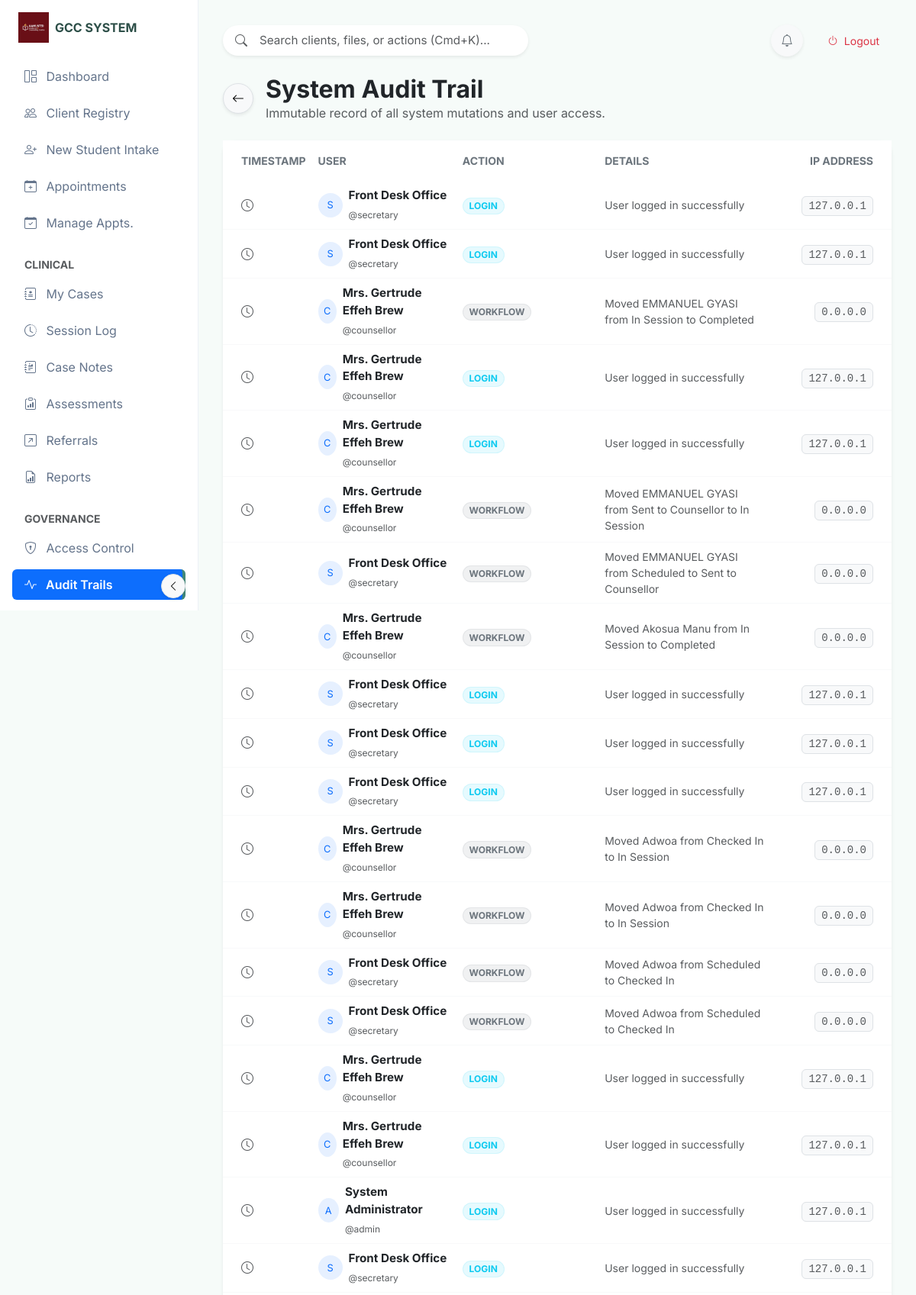
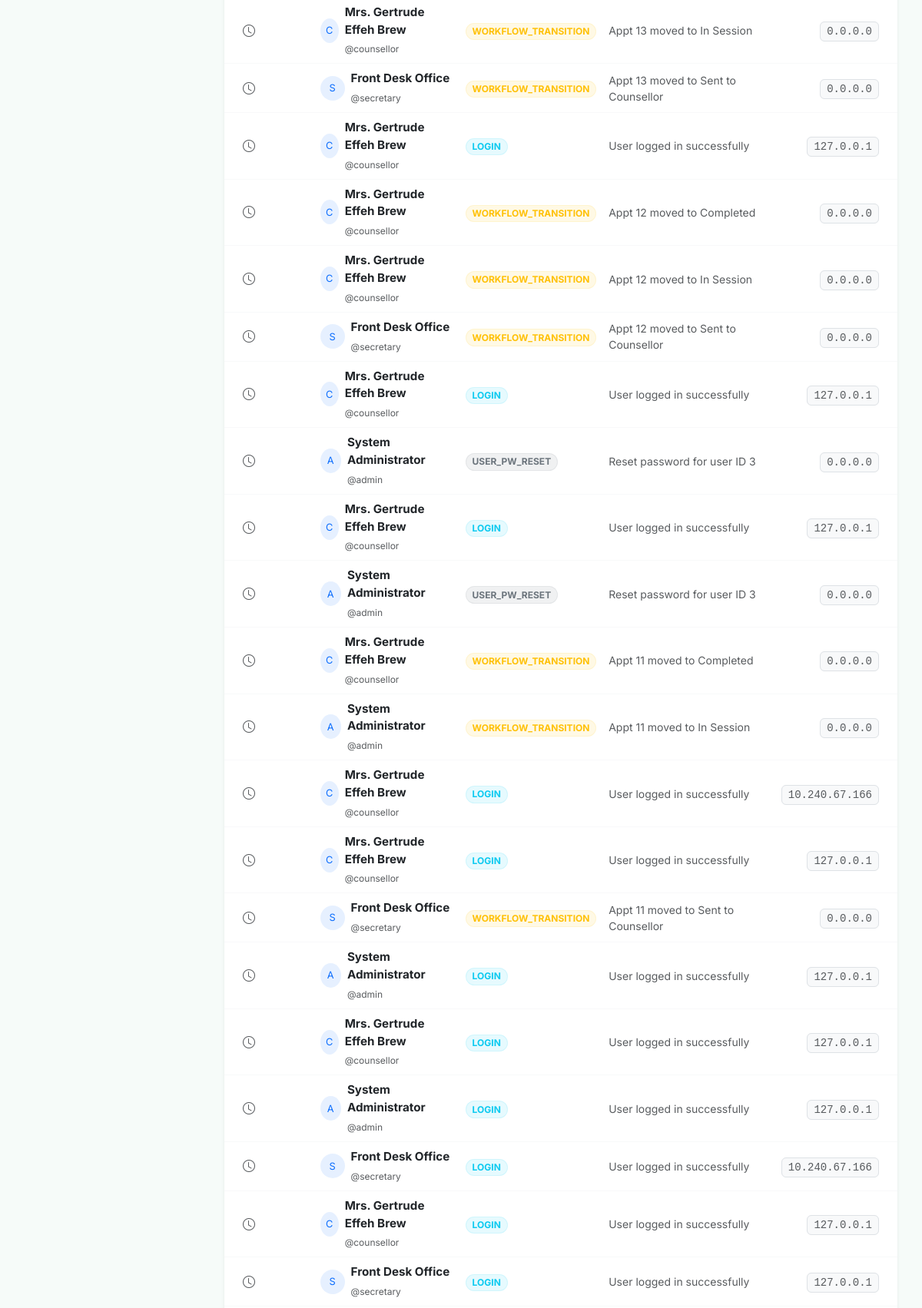
The app's page /audit_logs (signed in, upper part) with its own data (2 pictures, top to bottom).
### tables this page shows
CREATE TABLE app_settings (
            id INTEGER PRIMARY KEY AUTOINCREMENT,
            setting_name TEXT NOT NULL UNIQUE,
            setting_value TEXT
        );

CREATE TABLE audit_logs (
            id INTEGER PRIMARY KEY AUTOINCREMENT,
            user_id INTEGER,
            action TEXT NOT NULL,
            details TEXT,
            ip_address TEXT,
            created_at TIMESTAMP DEFAULT CURRENT_TIMESTAMP,
            FOREIGN KEY (user_id) REFERENCES users(id)
        );

CREATE TABLE users (
            id INTEGER PRIMARY KEY AUTOINCREMENT,
            username TEXT NOT NULL UNIQUE,
            password_hash TEXT NOT NULL,
            full_name TEXT,
            role TEXT NOT NULL, -- 'Secretary', 'Counsellor', 'Admin'
            last_login TIMESTAMP,
            created_at TIMESTAMP DEFAULT CURRENT_TIMESTAMP
        );

### app.py (the view)
@app.route('/audit_logs')
@login_required
def audit_logs():
    if session.get('role') != 'Admin':
        flash("Unauthorized access to audit trails.", "error")
        return redirect(url_for('dashboard'))
    try:
        conn = get_db_connection()
        logs = conn.execute('''
            SELECT al.*, u.username, u.full_name
            FROM audit_logs al
            JOIN users u ON al.user_id = u.id
            ORDER BY al.created_at DESC LIMIT 100
        ''').fetchall()
        conn.close()
        return render_template('audit_logs.html', logs=logs)
    except Exception as e:
        flash(f"Error loading logs: {e}", "error")
        return redirect(url_for('dashboard'))
        return render_template('audit_logs.html', logs=logs)
    except Exception as e:
        flash(f"Error loading logs: {e}", "error")
        return redirect(url_for('dashboard'))

### templates/audit_logs.html (shortened to what this page needs)
{% extends "base_modern.html" %}
{% block content %}
<div class="row mb-4">
    <div class="col-12">
        <div class="d-flex align-items-center">
            <a href="javascript:history.back()" class="btn btn-light border rounded-circle shadow-sm me-3"
                style="width: 40px; height: 40px; display: flex; align-items: center; justify-content: center;">
                <i class="bi bi-arrow-left"></i>
            </a>
            <div>
                <h2 class="fw-bold mb-0 text-dark">System Audit Trail</h2>
                <p class="text-muted mb-0">Immutable record of all system mutations and user access.</p>
            </div>
        </div>
    </div>
</div>
<div class="card card-glass border-0 shadow-sm">
    <div class="card-body p-0">
        <div class="table-responsive">
            <table class="table table-hover align-middle mb-0">
                <thead class="bg-light bg-opacity-50">
                    <tr>
                        <th class="ps-4 border-bottom-0 py-3 text-secondary text-uppercase small fw-bold">Timestamp</th>
                        <th class="border-bottom-0 py-3 text-secondary text-uppercase small fw-bold">User</th>
                        <th class="border-bottom-0 py-3 text-secondary text-uppercase small fw-bold">Action</th>
                        <th class="border-bottom-0 py-3 text-secondary text-uppercase small fw-bold">Details</th>
                        <th class="pe-4 text-end border-bottom-0 py-3 text-secondary text-uppercase small fw-bold">IP
                            Address</th>
                    </tr>
                </thead>
                <tbody class="border-top-0">
                    {% for log in logs %}
                    <tr class="row-hover">
                        <td class="ps-4 border-bottom border-light">
                            <i class="bi bi-clock me-2 text-muted"></i>
                        </td>
                        <td class="border-bottom border-light">
                            <div class="d-flex align-items-center">
                                <div class="avatar-circle rounded-circle bg-primary bg-opacity-10 text-primary me-2 d-flex align-items-center justify-content-center"
                                    style="width: 32px; height: 32px; font-size: 0.8rem;">
                                    {{ log.username[0]|upper }}
                                </div>
                                <div>
                                    <div class="fw-bold text-dark" style="font-size: 0.95rem;">{{ log.full_name }}</div>
                                    <small class="text-muted" style="font-size: 0.75rem;">@{{ log.username }}</small>
                                </div>
                            </div>
                        </td>
                        <td class="border-bottom border-light">
                            <span
                                class="badge rounded-pill
                                {% if 'LOGIN' in log.action %}bg-info bg-opacity-10 text-info border border-info border-opacity-10
                                {% elif 'TRANSITION' in log.action %}bg-warning bg-opacity-10 text-warning border border-warning border-opacity-10
                                {% elif 'DELETE' in log.action or 'CRITICAL' in log.action %}bg-danger bg-opacity-10 text-danger border border-danger border-opacity-10
                                {% else %}bg-secondary bg-opacity-10 text-secondary border border-secondary border-opacity-10{% endif %}">
                                {{ log.action }}
                            </span>
                        </td>
                        <td class="border-bottom border-light text-muted small">{{ log.details }}</td>
                        <td class="pe-4 text-end border-bottom border-light">
                            <code
                                class="small text-muted bg-light px-2 py-1 rounded border">{{ log.ip_address or '0.0.0.0' }}</code>
                        </td>
                    </tr>
                    {% endfor %}
                </tbody>
            </table>
        </div>
    </div>
</div>
{% endblock %}

### templates/base_modern.html (shortened to what this page needs)
<!DOCTYPE html>
<html lang="en">
<head>
    <link href="https://cdn.jsdelivr.net/npm/bootstrap@5.3.0/dist/css/bootstrap.min.css" rel="stylesheet">
    <link rel="stylesheet" href="https://cdn.jsdelivr.net/npm/bootstrap-icons@1.10.0/font/bootstrap-icons.css">
    <link rel="stylesheet" href="{{ url_for('static', filename='css/modern_theme.css') }}">
</head>
<body>
    <nav class="sidebar-glass d-flex flex-column flex-shrink-0 p-3" id="sidebar">
        <div class="mb-4">
            <a href="/" class="d-flex align-items-center link-dark text-decoration-none logo-container ps-2">
                {% if settings.logo_url %}
                <img src="{{ settings.logo_url }}" class="me-2"
                    style="max-height: 40px; max-width: 40px; object-fit: contain;">
                {% else %}
                <div class="bg-gradient p-2 rounded-3 me-2" style="background: var(--sage-600); color: white;">
                    <i class="bi bi-heart-pulse-fill fs-4"></i>
                </div>
                {% endif %}
                <span class="fs-6 fw-bold text-break lh-sm sidebar-header-text" style="color: var(--sage-900);">
                    {{ settings.system_name or 'Counselling Hub' }}
                </span>
            </a>
        </div>
        <ul class="nav nav-pills flex-column mb-auto">
            <li class="nav-item">
                <a href="{{ url_for('dashboard') }}"
                    class="nav-link {% if request.endpoint == 'dashboard' %}active{% endif %}" title="Dashboard"
                    data-bs-toggle="tooltip" data-bs-placement="right">
                    <i class="bi bi-grid-1x2 me-2"></i> <span>Dashboard</span>
                </a>
            </li>
            {% if session.get('role') in ['Secretary', 'Admin', 'Counsellor', 'Counselor'] %}
            <li>
                <a href="{{ url_for('students') }}"
                    class="nav-link {% if 'student' in request.endpoint and 'intake' not in request.endpoint %}active{% endif %}"
                    title="Client Registry" data-bs-toggle="tooltip" data-bs-placement="right">
                    <i class="bi bi-people me-2"></i> <span>Client Registry</span>
                </a>
            </li>
            <li>
                <a href="{{ url_for('intake') }}"
                    class="nav-link {% if 'intake' in request.endpoint %}active{% endif %}" title="New Student Intake"
                    data-bs-toggle="tooltip" data-bs-placement="right">
                    <i class="bi bi-person-plus me-2"></i> <span>New Student Intake</span>
                </a>
            </li>
            <li>
                <a href="{{ url_for('appointment') }}"
                    class="nav-link {% if 'appointment' in request.endpoint and 'status' not in request.endpoint %}active{% endif %}"
                    title="Appointments" data-bs-toggle="tooltip" data-bs-placement="right">
                    <i class="bi bi-calendar-plus me-2"></i> <span>Appointments</span>
                </a>
            </li>
            <li>
                <a href="{{ url_for('manage_appointments') }}"
                    class="nav-link {% if 'manage_appointments' in request.endpoint %}active{% endif %}"
                    title="Manage Appointments" data-bs-toggle="tooltip" data-bs-placement="right">
                    <i class="bi bi-calendar-check me-2"></i> <span>Manage Appts.</span>
                </a>
            </li>
            {% endif %}
            {% if session.get('role') in ['Counsellor', 'Counselor', 'Admin'] %}
            <li class="mt-3 text-uppercase small text-muted fw-bold ps-3 mb-2 nav-category-header">Clinical</li>
            <li>
                <a href="{{ url_for('my_cases') }}"
                    class="nav-link {% if 'my_cases' in request.endpoint %}active{% endif %}" title="My Cases"
                    data-bs-toggle="tooltip" data-bs-placement="right">
                    <i class="bi bi-journal-medical me-2"></i> <span>My Cases</span>
                </a>
            </li>
            <li>
                <a href="{{ url_for('sessions_list') }}"
                    class="nav-link {% if 'session' in request.endpoint and 'case' not in request.endpoint %}active{% endif %}"
                    title="Session Log" data-bs-toggle="tooltip" data-bs-placement="right">
                    <i class="bi bi-clock-history me-2"></i> <span>Session Log</span>
                </a>
            </li>
            <li>
                <a href="{{ url_for('case_notes_list') }}"
                    class="nav-link {% if 'case_notes' in request.endpoint %}active{% endif %}" title="Case Notes"
                    data-bs-toggle="tooltip" data-bs-placement="right">
                    <i class="bi bi-journal-richtext me-2"></i> <span>Case Notes</span>
                </a>
            </li>
            <li>
                <a href="{{ url_for('dass21_list') }}"
                    class="nav-link {% if 'dass21' in request.endpoint %}active{% endif %}" title="Assessments"
                    data-bs-toggle="tooltip" data-bs-placement="right">
                    <i class="bi bi-clipboard-data me-2"></i> <span>Assessments</span>
                </a>
            </li>
            <li>
                <a href="{{ url_for('all_referrals') }}"
                    class="nav-link {% if 'referral' in request.endpoint %}active{% endif %}" title="Referrals"
                    data-bs-toggle="tooltip" data-bs-placement="right">
                    <i class="bi bi-arrow-up-right-square me-2"></i> <span>Referrals</span>
                </a>
            </li>
            <li>
                <a href="{{ url_for('reports_list') }}"
                    class="nav-link {% if 'report' in request.endpoint %}active{% endif %}" title="Reports"
                    data-bs-toggle="tooltip" data-bs-placement="right">
                    <i class="bi bi-file-earmark-bar-graph me-2"></i> <span>Reports</span>
                </a>
            </li>
            {% endif %}
            {% if session.get('role') == 'Admin' %}
            <li class="mt-3 text-uppercase small text-muted fw-bold ps-3 mb-2 nav-category-header">Governance</li>
            <li>
                <a href="{{ url_for('admin_users') }}"
                    class="nav-link {% if 'users' in request.endpoint %}active{% endif %}" title="Access Control"
                    data-bs-toggle="tooltip" data-bs-placement="right">
                    <i class="bi bi-shield-lock me-2"></i> <span>Access Control</span>
                </a>
            </li>
            <li>
                <a href="{{ url_for('audit_logs') }}"
                    class="nav-link {% if 'audit' in request.endpoint %}active{% endif %}" title="Audit Trails"
                    data-bs-toggle="tooltip" data-bs-placement="right">
                    <i class="bi bi-activity me-2"></i> <span>Audit Trails</span>
                </a>
            </li>
            <li>
                <a href="{{ url_for('admin_workflow') }}"
                    class="nav-link {% if 'workflow' in request.endpoint %}active{% endif %}" title="Workflow Rules"
                    data-bs-toggle="tooltip" data-bs-placement="right">
                </a>
            </li>
            {% endif %}
        </ul>
        <button
            class="btn btn-sm btn-light border position-absolute bottom-0 end-0 m-3 rounded-circle shadow-sm d-none d-md-flex align-items-center justify-content-center"
            id="sidebarToggle" style="width: 32px; height: 32px; z-index: 1050;">
            <i class="bi bi-chevron-left"></i>
        </button>
    </nav>
    <main class="main-content">
        <div class="d-flex justify-content-between align-items-center mb-4">
            <div class="position-relative" style="width: 400px;">
                <i class="bi bi-search position-absolute top-50 start-0 translate-middle-y ms-3 text-muted"></i>
                <input type="text" class="form-control form-control-lg ps-5 border-0 shadow-sm"
                    style="border-radius: 99px; background: white; font-size: 0.95rem;"
                    placeholder="Search clients, files, or actions (Cmd+K)...">
            </div>
            <div class="d-flex align-items-center gap-3">
                <div class="dropdown">
                    <button class="btn btn-light rounded-circle position-relative shadow-sm" type="button"
                        id="notifDropdown" data-bs-toggle="dropdown" aria-expanded="false"
                        style="width: 42px; height: 42px;">
                        <i class="bi bi-bell text-secondary"></i>
                    </button>
                </div>
                <a href="{{ url_for('logout') }}" class="btn btn-outline-danger border-0 btn-sm rounded-pill px-3">
                    <i class="bi bi-power me-1"></i> Logout
                </a>
            </div>
        </div>
        {% block content %}{% endblock %}
    </main>
</body>
</html>

### records on screen
app_settings: logo_url (picture)
app_settings: setting_value "GCC SYSTEM"
audit_logs: username "S", full_name "Front Desk Office", username "secretary", action "LOGIN", details "User logged in successfully", ip_address "127.0.0.1"
audit_logs: username "S", full_name "Front Desk Office", username "secretary", action "LOGIN", details "User logged in successfully", ip_address "127.0.0.1"
audit_logs: username "C", full_name "Mrs. Gertrude Effeh Brew", username "counsellor", action "WORKFLOW", details "Moved EMMANUEL GYASI from In Session to Completed", ip_address "0.0.0.0"
audit_logs: username "C", full_name "Mrs. Gertrude Effeh Brew", username "counsellor", action "LOGIN", details "User logged in successfully", ip_address "127.0.0.1"
audit_logs: username "C", full_name "Mrs. Gertrude Effeh Brew", username "counsellor", action "LOGIN", details "User logged in successfully", ip_address "127.0.0.1"
audit_logs: username "C", full_name "Mrs. Gertrude Effeh Brew", username "counsellor", action "WORKFLOW", details "Moved EMMANUEL GYASI from Sent to Counsellor to In Session", ip_address "0.0.0.0"
audit_logs: username "S", full_name "Front Desk Office", username "secretary", action "WORKFLOW", details "Moved EMMANUEL GYASI from Scheduled to Sent to Counsellor", ip_address "0.0.0.0"
audit_logs: username "C", full_name "Mrs. Gertrude Effeh Brew", username "counsellor", action "WORKFLOW", details "Moved Akosua Manu from In Session to Completed", ip_address "0.0.0.0"
audit_logs: username "S", full_name "Front Desk Office", username "secretary", action "LOGIN", details "User logged in successfully", ip_address "127.0.0.1"
audit_logs: username "S", full_name "Front Desk Office", username "secretary", action "LOGIN", details "User logged in successfully", ip_address "127.0.0.1"
audit_logs: username "S", full_name "Front Desk Office", username "secretary", action "LOGIN", details "User logged in successfully", ip_address "127.0.0.1"
audit_logs: username "C", full_name "Mrs. Gertrude Effeh Brew", username "counsellor", action "WORKFLOW", details "Moved Adwoa from Checked In to In Session", ip_address "0.0.0.0"
audit_logs: username "C", full_name "Mrs. Gertrude Effeh Brew", username "counsellor", action "WORKFLOW", details "Moved Adwoa from Checked In to In Session", ip_address "0.0.0.0"
audit_logs: username "S", full_name "Front Desk Office", username "secretary", action "WORKFLOW", details "Moved Adwoa from Scheduled to Checked In", ip_address "0.0.0.0"
audit_logs: username "S", full_name "Front Desk Office", username "secretary", action "WORKFLOW", details "Moved Adwoa from Scheduled to Checked In", ip_address "0.0.0.0"
audit_logs: username "C", full_name "Mrs. Gertrude Effeh Brew", username "counsellor", action "LOGIN", details "User logged in successfully", ip_address "127.0.0.1"
audit_logs: username "C", full_name "Mrs. Gertrude Effeh Brew", username "counsellor", action "LOGIN", details "User logged in successfully", ip_address "127.0.0.1"
audit_logs: username "A", full_name "System Administrator", username "admin", action "LOGIN", details "User logged in successfully", ip_address "127.0.0.1"
audit_logs: username "S", full_name "Front Desk Office", username "secretary", action "LOGIN", details "User logged in successfully", ip_address "127.0.0.1"
audit_logs: username "C", full_name "Mrs. Gertrude Effeh Brew", username "counsellor", action "WORKFLOW_TRANSITION", details "Appt 13 moved to In Session", ip_address "0.0.0.0"
audit_logs: username "S", full_name "Front Desk Office", username "secretary", action "WORKFLOW_TRANSITION", details "Appt 13 moved to Sent to Counsellor", ip_address "0.0.0.0"
audit_logs: username "C", full_name "Mrs. Gertrude Effeh Brew", username "counsellor", action "LOGIN", details "User logged in successfully", ip_address "127.0.0.1"
audit_logs: username "C", full_name "Mrs. Gertrude Effeh Brew", username "counsellor", action "WORKFLOW_TRANSITION", details "Appt 12 moved to Completed", ip_address "0.0.0.0"
audit_logs: username "C", full_name "Mrs. Gertrude Effeh Brew", username "counsellor", action "WORKFLOW_TRANSITION", details "Appt 12 moved to In Session", ip_address "0.0.0.0"
audit_logs: username "S", full_name "Front Desk Office", username "secretary", action "WORKFLOW_TRANSITION", details "Appt 12 moved to Sent to Counsellor", ip_address "0.0.0.0"
audit_logs: username "C", full_name "Mrs. Gertrude Effeh Brew", username "counsellor", action "LOGIN", details "User logged in successfully", ip_address "127.0.0.1"
audit_logs: username "A", full_name "System Administrator", username "admin", action "USER_PW_RESET", details "Reset password for user ID 3", ip_address "0.0.0.0"
audit_logs: username "C", full_name "Mrs. Gertrude Effeh Brew", username "counsellor", action "LOGIN", details "User logged in successfully", ip_address "127.0.0.1"
audit_logs: username "A", full_name "System Administrator", username "admin", action "USER_PW_RESET", details "Reset password for user ID 3", ip_address "0.0.0.0"
audit_logs: username "C", full_name "Mrs. Gertrude Effeh Brew", username "counsellor", action "WORKFLOW_TRANSITION", details "Appt 11 moved to Completed", ip_address "0.0.0.0"
audit_logs: username "A", full_name "System Administrator", username "admin", action "WORKFLOW_TRANSITION", details "Appt 11 moved to In Session", ip_address "0.0.0.0"
audit_logs: username "C", full_name "Mrs. Gertrude Effeh Brew", username "counsellor", action "LOGIN", details "User logged in successfully", ip_address "10.240.67.166"
audit_logs: username "C", full_name "Mrs. Gertrude Effeh Brew", username "counsellor", action "LOGIN", details "User logged in successfully", ip_address "127.0.0.1"
audit_logs: username "S", full_name "Front Desk Office", username "secretary", action "WORKFLOW_TRANSITION", details "Appt 11 moved to Sent to Counsellor", ip_address "0.0.0.0"
audit_logs: username "A", full_name "System Administrator", username "admin", action "LOGIN", details "User logged in successfully", ip_address "127.0.0.1"
audit_logs: username "C", full_name "Mrs. Gertrude Effeh Brew", username "counsellor", action "LOGIN", details "User logged in successfully", ip_address "127.0.0.1"
audit_logs: username "A", full_name "System Administrator", username "admin", action "LOGIN", details "User logged in successfully", ip_address "127.0.0.1"
audit_logs: username "S", full_name "Front Desk Office", username "secretary", action "LOGIN", details "User logged in successfully", ip_address "10.240.67.166"
audit_logs: username "C", full_name "Mrs. Gertrude Effeh Brew", username "counsellor", action "LOGIN", details "User logged in successfully", ip_address "127.0.0.1"
audit_logs: username "S", full_name "Front Desk Office", username "secretary", action "LOGIN", details "User logged in successfully", ip_address "127.0.0.1"
